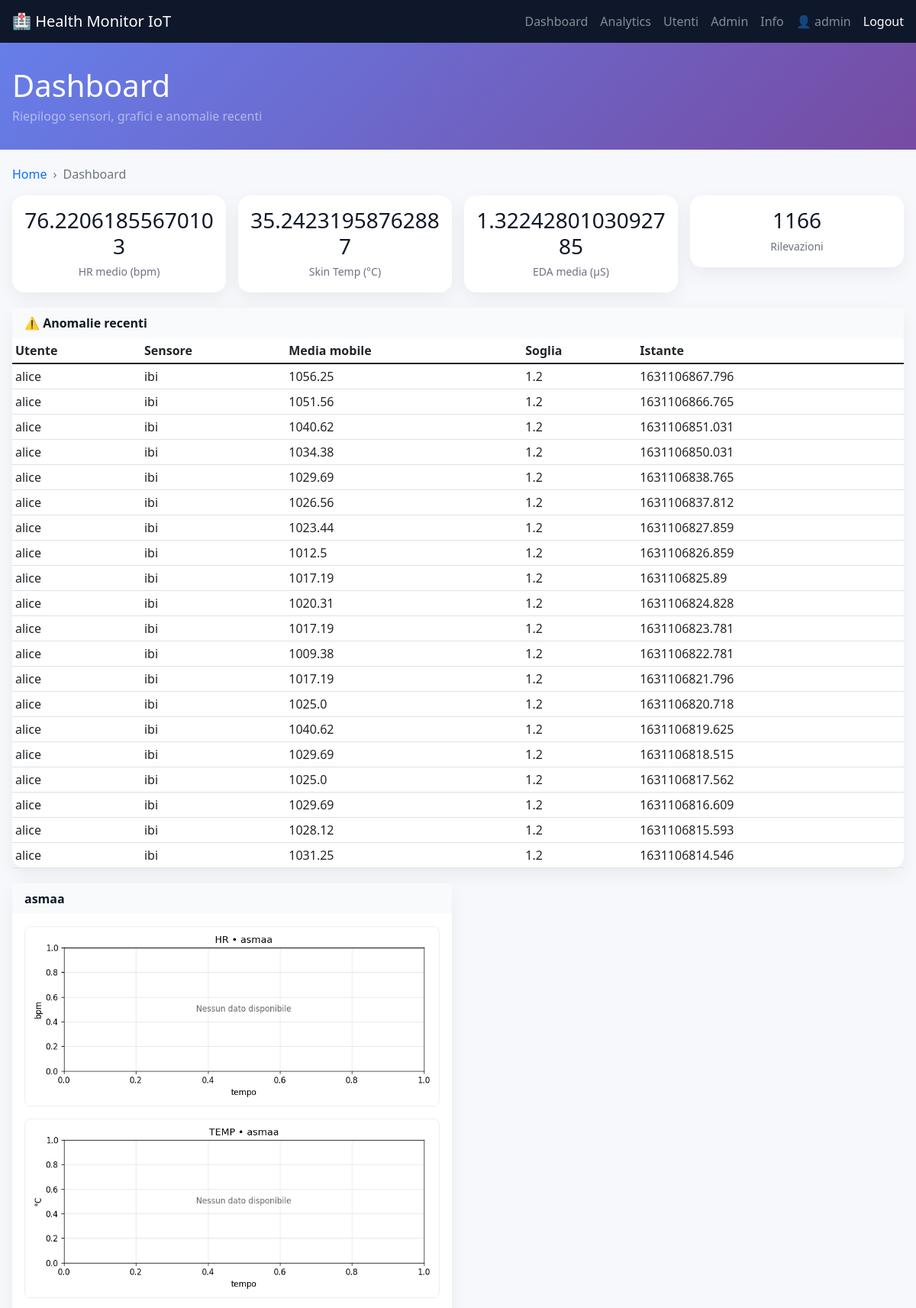
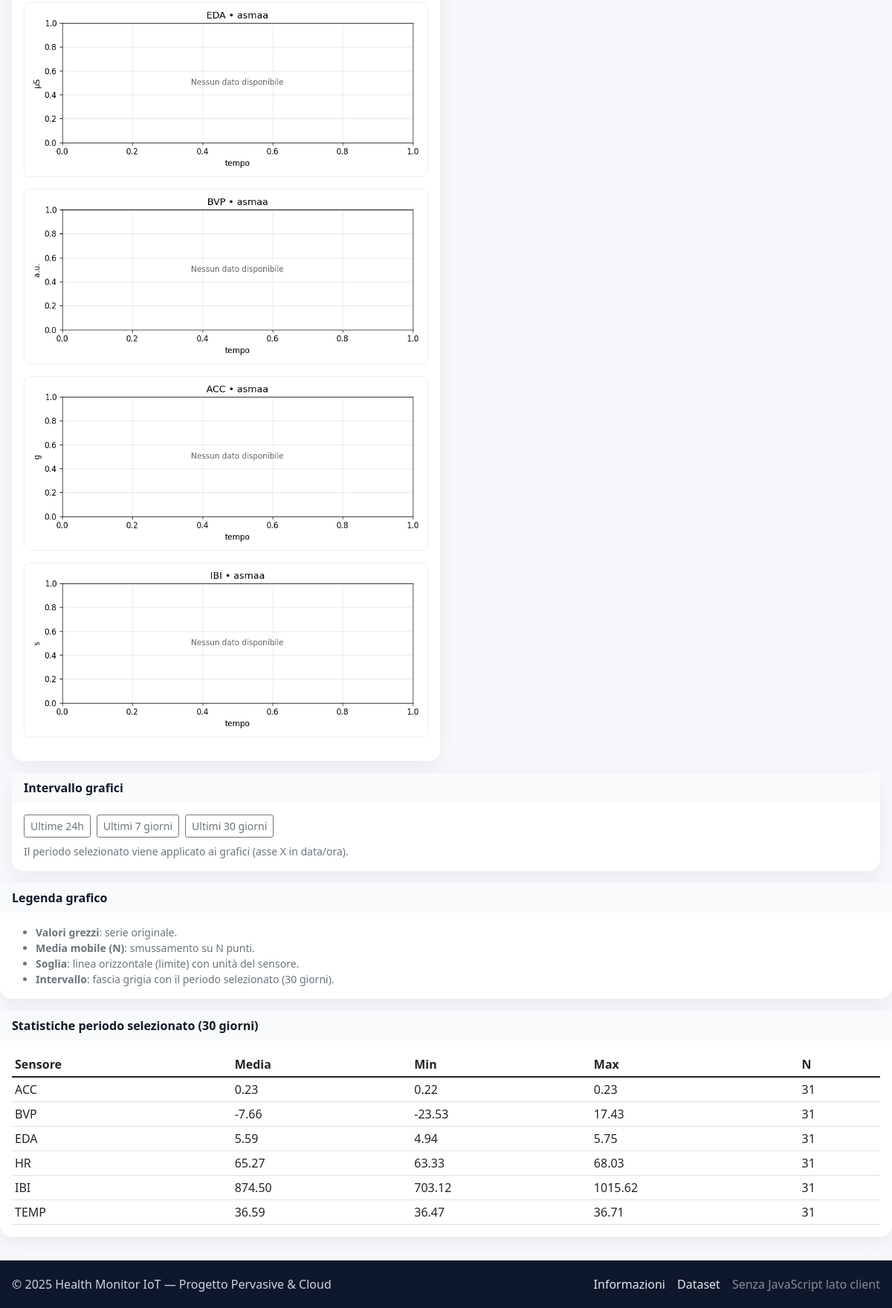
Page /dashboard?days=30 (signed in) on the committed database (2 pictures, top to bottom).
### tables this page shows
CREATE TABLE users(
            id INTEGER PRIMARY KEY AUTOINCREMENT,
            username TEXT UNIQUE,
            email TEXT,
            password_hash TEXT,
            role TEXT DEFAULT 'user',
            created_at TIMESTAMP DEFAULT CURRENT_TIMESTAMP
        );

CREATE TABLE anomalies(
            id INTEGER PRIMARY KEY AUTOINCREMENT,
            username TEXT,
            sensor TEXT,
            timestamp REAL,
            value REAL,
            threshold REAL,
            window INTEGER
        );

CREATE TABLE readings(
            id INTEGER PRIMARY KEY AUTOINCREMENT,
            username TEXT,
            sensor TEXT,
            timestamp REAL,
            value REAL
        );

### app.py (the view)
@app.route('/dashboard')
@login_required
def dashboard():
    days = request.args.get('days', type=int, default=getattr(config, 'DEFAULT_PLOT_DAYS', 7))
    if current_user.is_admin():
        users = [u['username'] for u in all_users() if u['username'].lower() != 'admin']
    else:
        users = [current_user.username]
    stats_window = _window_stats(users, days)
    target = None if current_user.is_admin() else current_user.username
    stats_avg, stats_total = last_week_stats(target)
    stats_week, total_week = stats_by_window(7, target)
    stats_month, total_month = stats_by_window(30, target)
    anomalies_list = recent_anomalies()
    chart_data = {}
    for uname in users:
        chart_data[uname] = {}
        for s in config.SENSORS:
            rows = query_all(
                'SELECT value FROM readings WHERE username=? AND sensor=? '
                'ORDER BY timestamp ASC LIMIT 50',
                (uname, s)
            )
            chart_data[uname][s] = {'values': [r['value'] for r in rows]}
    return render_template(
        'dashboard.html',
        users=users,
        stats_window=stats_window, days=days,
        stats_avg=stats_avg, stats_total=stats_total,
        stats_week=stats_week, total_week=total_week,
        stats_month=stats_month, total_month=total_month,
        anomalies=[{
            'username': a['username'],
            'sensor_type': a['sensor'],
            'value': a['value'],
            'threshold': a['threshold'],
            'timestamp': a['timestamp']
        } for a in anomalies_list],
        chart_data=chart_data
    )

### analytics.py (called while the page is built)
def stats_by_window(days=7, username=None):
    start_ts = time.time() - days*24*3600  # secondi
    params = ()
    user_clause = ''
    if username:
        user_clause = ' AND username=?'
        params = (username,)
    rows = query_all(f"""
        SELECT sensor, AVG(value) as avg_v, COUNT(*) as n
        FROM readings
        WHERE timestamp >= ? {user_clause}
        GROUP BY sensor
    """, (start_ts,) + params)
    out = {r['sensor']: r['avg_v'] for r in rows}
    total = sum(r['n'] for r in rows) if rows else 0
    return out, total

def last_week_stats(username=None):
    week_ago = time.time() - 7*24*3600
    params = ()
    user_clause = ''
    if username:
        user_clause = ' AND username=?'
        params = (username,)
    rows = query_all(f"""
        SELECT sensor, AVG(value) as avg_v, COUNT(*) as n
        FROM readings
        WHERE timestamp >= ? {user_clause}
        GROUP BY sensor
    """, (week_ago,) + params)
    out = {r['sensor']: r['avg_v'] for r in rows}
    total = sum(r['n'] for r in rows) if rows else 0
    return out, total

def recent_anomalies(limit=20):
    return query_all('SELECT * FROM anomalies ORDER BY timestamp DESC LIMIT ?', (limit,))

### app.py (called while the page is built)
@login_manager.user_loader
def load_user(user_id):
    row = query_one('SELECT * FROM users WHERE id=?', (user_id,))
    if not row:
        return None
    return User(row['id'], row['username'], row['email'], row['role'])

### auth.py (called while the page is built)
def all_users():
    return query_all('SELECT id, username, email, role, created_at FROM users ORDER BY username')

    def is_admin(self):
        return (self.role or '').lower() == 'admin'

### db.py (called while the page is built)
@contextmanager
def get_conn():
    con = sqlite3.connect(config.DATABASE_URL, check_same_thread=False)
    try:
        yield con
    finally:
        con.close()

def query_all(sql, params=()):
    with get_conn() as con:
        cur = con.cursor()
        cur.execute(sql, params)
        rows = cur.fetchall()
        cols = [d[0] for d in cur.description]
        return [dict(zip(cols, r)) for r in rows]

def query_one(sql, params=()):
    rows = query_all(sql, params)
    return rows[0] if rows else None

### templates/dashboard.html (shortened to what this page needs)
{% extends 'base.html' %}
{% set title = 'Dashboard' %}
{% set subtitle = 'Riepilogo sensori, grafici e anomalie recenti' %}
{% block content %}
<div class="page-wrap">
  <nav aria-label="breadcrumb" class="mb-3">
    <ol class="breadcrumb"><li class="breadcrumb-item"><a href="/">Home</a></li><li class="breadcrumb-item active">Dashboard</li></ol>
  </nav>
  <div class="row g-3 text-center kpi">
    <div class="col-6 col-md-3"><div class="card"><div class="card-body">
      <h2>{{ stats_avg.hr if stats_avg and stats_avg.get('hr') else '--' }}</h2><small>HR medio (bpm)</small>
    </div></div></div>
    <div class="col-6 col-md-3"><div class="card"><div class="card-body">
      <h2>{{ stats_avg.temp if stats_avg and stats_avg.get('temp') else '--' }}</h2><small>Skin Temp (°C)</small>
    </div></div></div>
    <div class="col-6 col-md-3"><div class="card"><div class="card-body">
      <h2>{{ stats_avg.eda if stats_avg and stats_avg.get('eda') else '--' }}</h2><small>EDA media (μS)</small>
    </div></div></div>
    <div class="col-6 col-md-3"><div class="card"><div class="card-body">
      <h2>{{ stats_total or 0 }}</h2><small>Rilevazioni</small>
    </div></div></div>
  </div>
  <div class="row g-3 mt-1">
    <div class="col-12">
      {% if anomalies and anomalies|length > 0 %}
      <div class="card">
        <div class="card-header"><strong>⚠️ Anomalie recenti</strong></div>
        <div class="card-body p-0">
          <div class="table-responsive">
            <table class="table table-sm mb-0">
              <thead><tr><th>Utente</th><th>Sensore</th><th>Media mobile</th><th>Soglia</th><th>Istante</th></tr></thead>
              <tbody>
                {% for a in anomalies %}
                <tr><td>{{ a.username }}</td><td>{{ a.sensor_type }}</td><td>{{ a.value|round(2) }}</td><td>{{ a.threshold }}</td><td>{{ a.timestamp }}</td></tr>
                {% endfor %}
              </tbody>
            </table>
          </div>
        </div>
      </div>
      {% else %}
      <div class="empty">Nessuna anomalia recente.</div>
      {% endif %}
    </div>
  </div>
  <div class="row g-3 mt-1">
    {% for u, recs in chart_data.items() %}
    <div class="col-12 col-lg-6">
      <div class="card h-100">
        <div class="card-header"><strong>{{ u }}</strong></div>
        <div class="card-body">
          {% for s in ['hr','temp','eda','bvp','acc','ibi'] %}
            <div class="mb-3">
              <img class="plot" src="/plot/{{ s }}/{{ u }}.png?days={{ days }}" alt="{{ s }} plot for {{ u }}">
            </div>
          {% endfor %}
        </div>
      </div>
    </div>
    {% endfor %}
  </div>
  <div class="card mt-3">
    <div class="card-header"><strong>Intervallo grafici</strong></div>
    <div class="card-body">
      <div class="d-flex gap-2 flex-wrap">
        <a class="btn btn-outline-secondary btn-sm" href="?days=1">Ultime 24h</a>
        <a class="btn btn-outline-secondary btn-sm" href="?days=7">Ultimi 7 giorni</a>
        <a class="btn btn-outline-secondary btn-sm" href="?days=30">Ultimi 30 giorni</a>
      </div>
      <small class="text-muted d-block mt-2">Il periodo selezionato viene applicato ai grafici (asse X in data/ora).</small>
    </div>
  </div>
</div>
<div class="card mt-3">
  <div class="card-header"><strong>Legenda grafico</strong></div>
  <div class="card-body small text-muted">
    <ul class="mb-0">
      <li><strong>Valori grezzi</strong>: serie originale.</li>
      <li><strong>Media mobile (N)</strong>: smussamento su N punti.</li>
      <li><strong>Soglia</strong>: linea orizzontale (limite) con unità del sensore.</li>
      <li><strong>Intervallo</strong>: fascia grigia con il periodo selezionato ({{ days }} giorni).</li>
    </ul>
  </div>
</div>
<div class="card mt-3">
  <div class="card-header"><strong>Statistiche periodo selezionato ({{ days }} giorni)</strong></div>
  <div class="card-body">
    {% if stats_window %}
    <div class="table-responsive">
      <table class="table table-sm mb-0">
        <thead><tr><th>Sensore</th><th>Media</th><th>Min</th><th>Max</th><th>N</th></tr></thead>
        <tbody>
        {% for s,vals in stats_window.items() %}
          <tr>
            <td>{{ s|upper }}</td>
            <td>{{ '%.2f'|format(vals.avg) if vals.avg is not none else '-' }}</td>
            <td>{{ '%.2f'|format(vals.min) if vals.min is not none else '-' }}</td>
            <td>{{ '%.2f'|format(vals.max) if vals.max is not none else '-' }}</td>
            <td>{{ vals.n }}</td>
          </tr>
        {% endfor %}
        </tbody>
      </table>
    </div>
    {% else %}
      <span class="text-muted">Nessun dato nel periodo selezionato.</span>
    {% endif %}
  </div>
</div>
{% endblock %}

### templates/base.html (shortened to what this page needs)
<!doctype html>
<html lang="it">
<head>
  <link href="https://cdn.jsdelivr.net/npm/bootstrap@5.1.3/dist/css/bootstrap.min.css" rel="stylesheet">
</head>
<body>
  <nav class="navbar navbar-dark">
    <div class="container-fluid page-wrap">
      <a class="navbar-brand fw-semibold" href="/">🏥 Health Monitor IoT</a>
      <div class="d-flex align-items-center gap-3">
        <a class="text-white-50" href="/dashboard">Dashboard</a>
        <a class="text-white-50" href="/analytics">Analytics</a>
        <a class="text-white-50" href="/users">Utenti</a>
        <a class="text-white-50" href="/admin">Admin</a>
        <a class="text-white-50" href="/about">Info</a>
        {% if current_user.is_authenticated %}
          <span class="text-white-50">👤 {{ current_user.username }}</span>
          <a class="text-white" href="/logout">Logout</a>
        {% else %}
          <a class="text-white" href="/login">Login</a>
        {% endif %}
      </div>
    </div>
  </nav>
  {% if title %}
  <div class="hero">
    <div class="page-wrap">
      <h1 class="mb-1">{{ title }}</h1>
      {% if subtitle %}<p class="mb-0 text-white-50">{{ subtitle }}</p>{% endif %}
    </div>
  </div>
  {% endif %}
  {% block content %}{% endblock %}
  <footer>
    <div class="page-wrap d-flex justify-content-between flex-wrap gap-2">
      <div>© {{ 2025 }} Health Monitor IoT — Progetto Pervasive & Cloud</div>
      <div class="d-flex gap-3">
        <a href="/about">Informazioni</a>
        <a href="https://www.esense.io/datasets/fatigueset/" target="_blank" rel="noreferrer">Dataset</a>
        <span class="text-white-50">Senza JavaScript lato client</span>
      </div>
    </div>
  </footer>
</body>
</html>

### templates/base.html (style rules this page uses)
:root { --brand:#764ba2; --brand2:#667eea; }
body { background: #f6f8fc; color: #111827; }
a { text-decoration: none; }
.navbar-dark { background: #0f172a !important; }
.hero { background: linear-gradient(135deg, #667eea 0%, #764ba2 100%); color: white; padding: 2rem 0; margin-bottom: 1.25rem; }
.page-wrap { max-width: 1200px; margin: 0 auto; padding: 0 16px; }
.card { border: none; border-radius: 1rem; box-shadow: 0 8px 24px rgba(0,0,0,0.06); }
.card-header { border: 0; background: #f8fafc; border-top-left-radius: 1rem; border-top-right-radius: 1rem; }
footer { margin-top: 2rem; padding: 1.25rem 0; background: #0f172a; color: #cbd5e1; }
footer a { color: #e5e7eb; }
.breadcrumb { --bs-breadcrumb-divider: '›'; }
img.plot { width: 100%; max-width: 100%; height: auto; border-radius: .5rem; border: 1px solid #eee; }
.kpi h2 { font-size: 1.75rem; margin-bottom: .25rem; }
.kpi small { color: #6b7280; }

### rows in the picture
users: username "admin"
anomalies: username "alice", sensor_type "ibi", value "1056.25", threshold "1.2", timestamp "1631106867.796"
anomalies: username "alice", sensor_type "ibi", value "1051.56", threshold "1.2", timestamp "1631106866.765"
anomalies: username "alice", sensor_type "ibi", value "1040.62", threshold "1.2", timestamp "1631106851.031"
anomalies: username "alice", sensor_type "ibi", value "1034.38", threshold "1.2", timestamp "1631106850.031"
anomalies: username "alice", sensor_type "ibi", value "1029.69", threshold "1.2", timestamp "1631106838.765"
anomalies: username "alice", sensor_type "ibi", value "1026.56", threshold "1.2", timestamp "1631106837.812"
anomalies: username "alice", sensor_type "ibi", value "1023.44", threshold "1.2", timestamp "1631106827.859"
anomalies: username "alice", sensor_type "ibi", value "1012.5", threshold "1.2", timestamp "1631106826.859"
anomalies: username "alice", sensor_type "ibi", value "1017.19", threshold "1.2", timestamp "1631106825.89"
anomalies: username "alice", sensor_type "ibi", value "1020.31", threshold "1.2", timestamp "1631106824.828"
anomalies: username "alice", sensor_type "ibi", value "1017.19", threshold "1.2", timestamp "1631106823.781"
anomalies: username "alice", sensor_type "ibi", value "1009.38", threshold "1.2", timestamp "1631106822.781"
anomalies: username "alice", sensor_type "ibi", value "1017.19", threshold "1.2", timestamp "1631106821.796"
anomalies: username "alice", sensor_type "ibi", value "1025.0", threshold "1.2", timestamp "1631106820.718"
anomalies: username "alice", sensor_type "ibi", value "1040.62", threshold "1.2", timestamp "1631106819.625"
anomalies: username "alice", sensor_type "ibi", value "1029.69", threshold "1.2", timestamp "1631106818.515"
anomalies: username "alice", sensor_type "ibi", value "1025.0", threshold "1.2", timestamp "1631106817.562"
anomalies: username "alice", sensor_type "ibi", value "1029.69", threshold "1.2", timestamp "1631106816.609"
anomalies: username "alice", sensor_type "ibi", value "1028.12", threshold "1.2", timestamp "1631106815.593"
anomalies: username "alice", sensor_type "ibi", value "1031.25", threshold "1.2", timestamp "1631106814.546"
users: username "asmaa", username (picture)
readings: sensor "ACC", value "0.23", n "31"
readings: value "0.22"
readings: sensor "BVP", avg "-7.66", n "31"
readings: value "-23.53"
readings: value "17.43"
readings: sensor "EDA", avg "5.59", value "5.75", n "31"
readings: value "4.94"
readings: sensor "HR", avg "65.27", value "63.33", n "31"
readings: value "68.03"
readings: sensor "IBI", avg "874.50", n "31"
readings: value "703.12"
readings: value "1015.62"
readings: sensor "TEMP", avg "36.59", n "31"
readings: value "36.47"
readings: value "36.71"

### other values in the picture
{{ title }} "Dashboard"
{{ subtitle }} "Riepilogo sensori, grafici e anomalie recenti"
{{ stats_avg.hr if stats_avg and stats_avg.get('hr') else '--' }} "76.22061855670103"
{{ stats_avg.temp if stats_avg and stats_avg.get('temp') else '--' }} "35.24231958762887"
{{ stats_avg.eda if stats_avg and stats_avg.get('eda') else '--' }} "1.3224280103092785"
{{ stats_total or 0 }} "1166"
{{ days }} "30"
{{ 2025 }} "2025"
